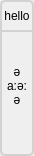
<?xml version="1.0" encoding="UTF-8"?>
<ui version="4.0">
 <class>PhoneticWidgetForm</class>
 <widget class="QWidget" name="PhoneticWidgetForm">
  <property name="geometry">
   <rect>
    <x>0</x>
    <y>0</y>
    <width>34</width>
    <height>156</height>
   </rect>
  </property>
  <property name="minimumSize">
   <size>
    <width>0</width>
    <height>0</height>
   </size>
  </property>
  <property name="windowTitle">
   <string>Form</string>
  </property>
  <property name="styleSheet">
   <string notr="true">QWidget#PhoneticWidgetForm{border:2px solid #d4d1d1;border-radius:5px;padding:2px 4px}
color: rgb(226, 226, 226)</string>
  </property>
  <layout class="QVBoxLayout" name="verticalLayout">
   <property name="spacing">
    <number>0</number>
   </property>
   <property name="sizeConstraint">
    <enum>QLayout::SetDefaultConstraint</enum>
   </property>
   <property name="leftMargin">
    <number>0</number>
   </property>
   <property name="topMargin">
    <number>0</number>
   </property>
   <property name="rightMargin">
    <number>0</number>
   </property>
   <property name="bottomMargin">
    <number>0</number>
   </property>
   <item>
    <widget class="QLabel" name="label">
     <property name="minimumSize">
      <size>
       <width>0</width>
       <height>30</height>
      </size>
     </property>
     <property name="maximumSize">
      <size>
       <width>16777215</width>
       <height>30</height>
      </size>
     </property>
     <property name="styleSheet">
      <string notr="true">QWidget{border:2px solid #d4d1d1;border-top-left-radius:5px;border-top-right-radius:5px;border-bottom:0px}</string>
     </property>
     <property name="text">
      <string>hello</string>
     </property>
     <property name="alignment">
      <set>Qt::AlignCenter</set>
     </property>
    </widget>
   </item>
   <item>
    <widget class="QLabel" name="label_2">
     <property name="minimumSize">
      <size>
       <width>0</width>
       <height>0</height>
      </size>
     </property>
     <property name="styleSheet">
      <string notr="true">QWidget{border:2px solid #d4d1d1;border-bottom-left-radius:5px;border-bottom-right-radius:5px}</string>
     </property>
     <property name="text">
      <string>ə
a:ə:
ə
</string>
     </property>
     <property name="scaledContents">
      <bool>false</bool>
     </property>
     <property name="alignment">
      <set>Qt::AlignCenter</set>
     </property>
     <property name="wordWrap">
      <bool>false</bool>
     </property>
    </widget>
   </item>
  </layout>
 </widget>
 <resources/>
 <connections/>
</ui>
